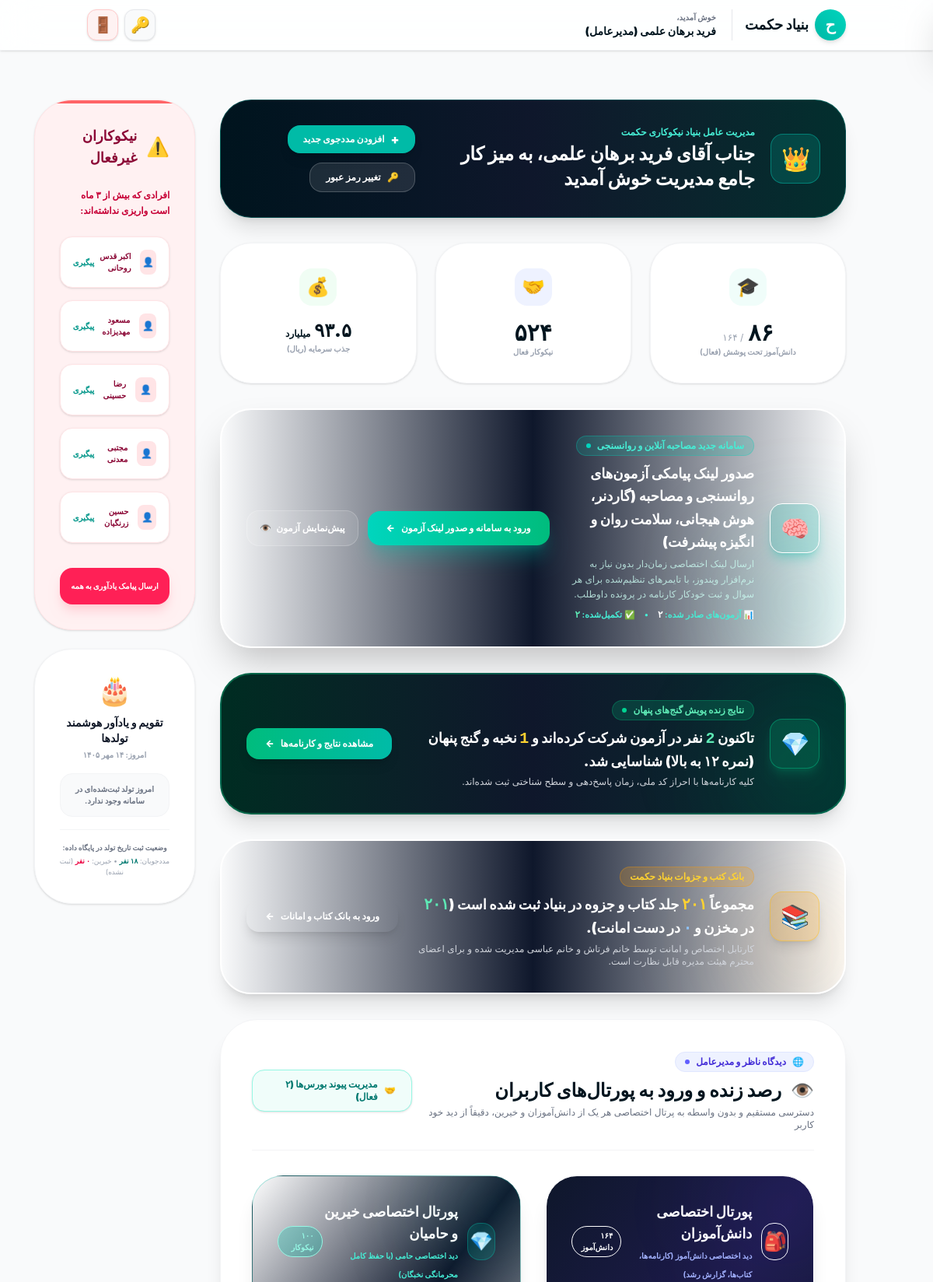
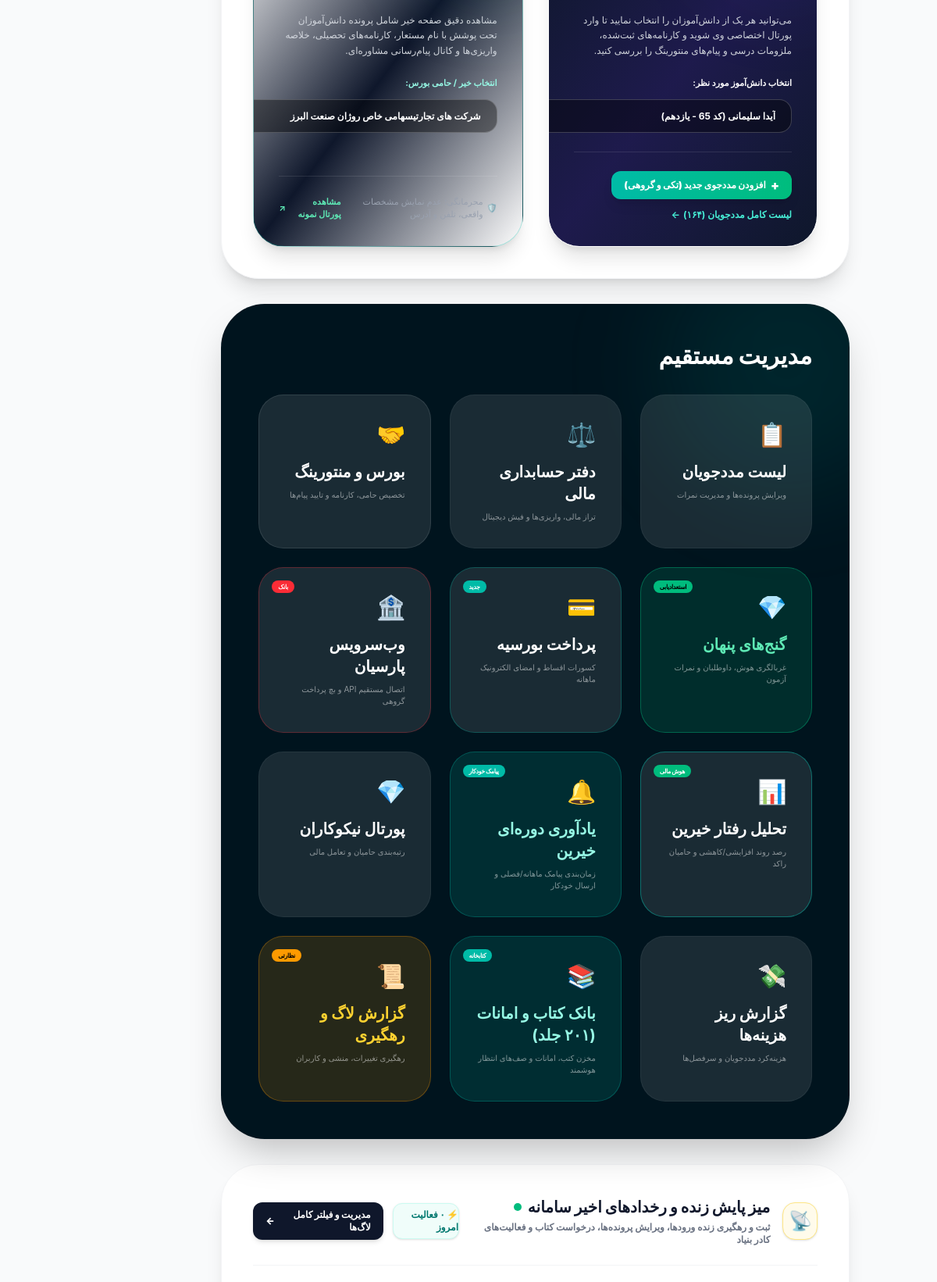
Page /admin/index.php (signed in, upper part) on the committed database (2 pictures, top to bottom).
### tables this page shows
CREATE TABLE donors (
            id INTEGER PRIMARY KEY AUTOINCREMENT,
            name TEXT,
            surname TEXT,
            phone TEXT,
            join_date TEXT,
            description TEXT,
            total_donated INTEGER DEFAULT 0
        , photo_path TEXT, birthday TEXT, card_number TEXT, reminder_active INTEGER DEFAULT 0, reminder_interval_months INTEGER DEFAULT 1, next_reminder_date TEXT NULL, last_reminder_date TEXT NULL, custom_sms_text TEXT NULL, sms_phone TEXT NULL, reminder_day INTEGER DEFAULT 1, reminder_channel TEXT DEFAULT "sms", reminder_shares INTEGER DEFAULT 1);

### admin/index.php (the view, shortened to what the rows shown need)
<?php
require_once '../includes/auth.php';
$is_read_only = is_read_only();
$inactive_query = "
    SELECT d.id, d.name, d.surname, MAX(dn.date) as last_date
    FROM donors d
    LEFT JOIN donations dn ON d.id = dn.donor_id
    WHERE d.id != 1305 AND (d.name NOT LIKE '%فرید%' OR d.surname NOT LIKE '%برهان%')
    GROUP BY d.id
    HAVING last_date < '1404/10/01' OR last_date IS NULL
    LIMIT 5
";
$inactive_donors = $pdo->query($inactive_query)->fetchAll();
?>
<!DOCTYPE html>
<html lang="fa" dir="rtl">
<head>
<link rel="stylesheet" href="/assets/tailwind.min.css">
</head>
<body class="bg-gray-50 font-sans text-gray-800 antialiased overflow-x-hidden">
    <main class="container mx-auto px-6 py-12">
        <div class="flex flex-col lg:flex-row gap-8">
            <div class="flex-1 space-y-8">
                <?php
                $cur_username = strtolower($_SESSION['username'] ?? '');
                $is_behnam = in_array($cur_username, ['behnam', 'بهنام']);
                if ($is_behnam):
                ?>
                <div class="mb-8 p-6 md:p-8 rounded-[2.5rem] bg-gradient-to-r from-emerald-900 via-slate-900 to-teal-950 border border-emerald-500/30 text-white shadow-2xl relative overflow-hidden flex flex-col md:flex-row items-center justify-between gap-6">
                    <div class="absolute -right-10 -bottom-10 w-48 h-48 bg-emerald-500/10 rounded-full blur-3xl pointer-events-none"></div>
                    <div class="flex items-center gap-5 relative z-10">
                        <div class="w-16 h-16 rounded-2xl bg-gradient-to-tr from-emerald-500 to-teal-400 p-0.5 shadow-lg shadow-emerald-500/20 flex-shrink-0">
                            <div class="w-full h-full bg-slate-900 rounded-[14px] flex items-center justify-center text-3xl">
                                🏛️
                            </div>
                        </div>
                        <div>
                            <div class="inline-flex items-center gap-2 px-3 py-1 rounded-full bg-emerald-500/20 text-emerald-300 text-xs font-bold mb-2 border border-emerald-500/30">
                                <span>⭐</span>
                                <span>ریاست محترم هیئت مدیره بنیاد نیکوکاری حکمت</span>
                            </div>
                            <h2 class="text-xl md:text-2xl font-black text-white">
                                جناب آقای بهنام بهرمن، به سامانه جامع بنیاد حکمت خوش آمدید
                            </h2>
                            <p class="text-xs text-gray-300 mt-1">
                                کلیه شاخص‌های عملکرد، آمار دانش‌آموزان نخبه و ترازهای مالی بنیاد به صورت شفاف در اختیار شماست.
                            </p>
                        </div>
                    </div>
                    <div class="flex items-center gap-3 relative z-10 w-full md:w-auto justify-end">
                        <button onclick="openChangePasswordModal()" class="px-5 py-2.5 bg-white/10 hover:bg-emerald-600 border border-white/20 hover:border-emerald-400 text-white text-xs font-bold rounded-2xl transition-all shadow-md flex items-center gap-2">
                            <span>🔑</span>
                            <span>تغییر رمز عبور</span>
                        </button>
                    </div>
                </div>
                <?php else: ?>
                <div class="mb-8 p-6 md:p-8 rounded-[2.5rem] bg-gradient-to-r from-primary-900 via-slate-900 to-teal-950 border border-teal-500/30 text-white shadow-xl flex flex-col md:flex-row items-center justify-between gap-6">
                    <div class="flex items-center gap-5">
                        <div>
                            <h2 class="text-xl md:text-2xl font-black text-white">جناب آقای فرید برهان علمی، به میز کار جامع مدیریت خوش آمدید</h2>
                        </div>
                    </div>
                </div>
                <?php endif; ?>
                <div class="bg-primary-900 rounded-[3.5rem] p-12 text-white shadow-2xl relative overflow-hidden">
                    <h2 class="text-3xl font-black mb-8 relative z-10">مدیریت مستقیم</h2>
                </div>
            </div>
            <div class="w-full lg:w-96 space-y-6">
                <div class="bg-rose-50 rounded-[3rem] p-8 border border-rose-100 shadow-sm relative overflow-hidden">
                    <div class="space-y-4">
                        <?php foreach ($inactive_donors as $idr): ?>
                        <div class="bg-white p-4 rounded-2xl flex items-center justify-between border border-rose-100 shadow-sm">
                            <div class="flex items-center gap-3">
                                <div class="w-8 h-8 bg-rose-100 rounded-lg flex items-center justify-center text-xs">👤</div>
                                <div class="text-[10px] font-black text-rose-900"><?php echo $idr['name'] . ' ' . $idr['surname']; ?></div>
                            </div>
                            <a href="../donor-detail.php?id=<?php echo $idr['id']; ?>" class="text-[10px] text-teal-600 font-bold hover:underline">پیگیری</a>
                        </div>
                        <?php endforeach; ?>
                    </div>
                </div>
            </div>
        </div>
    </main>
</body>
</html>

### rows in the picture
donors: name "اکبر", surname "قدس روحانی"
donors: name "مسعود", surname "مهدیزاده"
donors: name "رضا", surname "حسینی"
donors: name "مجتبی", surname "معدنی"
donors: name "حسین", surname "زرنگیان"

### other values in the picture
$user_name "فرید برهان علمی (مدیرعامل)"
toFarsiDigits($active_students) "۸۶"
toFarsiDigits($total_students) "۱۶۴"
toFarsiDigits($total_donors) "۵۲۴"
toFarsiDigits($interview_total) "۲"
toFarsiDigits($interview_completed) "۲"
$diamond_total "2"
$diamond_top "1"
toFarsiDigits($library_total_books) "۲۰۱"
toFarsiDigits($library_available_books) "۲۰۱"
toFarsiDigits($library_borrowed_books) "۰"
toFarsiDigits($total_sponsorships_count) "۲"
toFarsiDigits(count($portal_students)) "۱۶۴"
toFarsiDigits(count($portal_donors)) "۱۰۰"
toFarsiDigits($today_logs_count) "۰"
